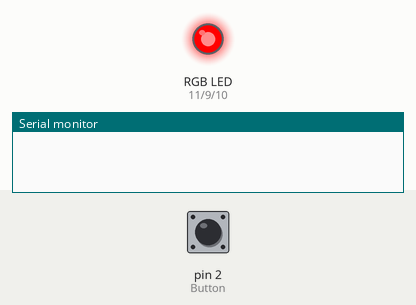
Simulated run of this sketch. Board: Arduino Uno, built with avr-gcc and run on an emulated ATmega328P. Parts: an RGB LED mixed from three pins (HIGH = lit), the last lines printed to the serial monitor. The test bench sets the inputs (shaded band); at power-on: pin 2 (Button) LOW.

Above: at 2.7 s.
2.8 s: pin 2 (Button) pulled HIGH for 0.15 s
At 3.91 s:
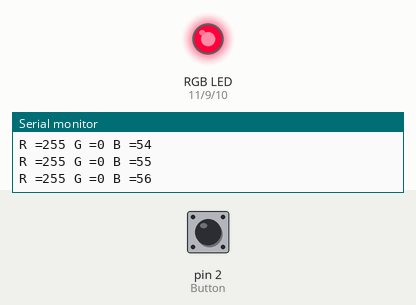
5.8 s: pin 2 (Button) pulled HIGH for 1 s
At 5.8 s:
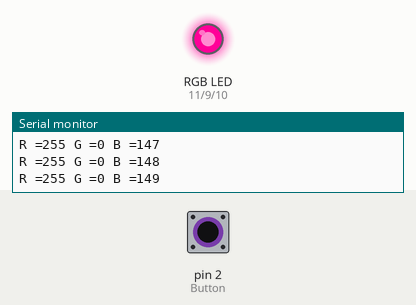
8.3 s: pin 2 (Button) pulled HIGH for 0.15 s
At 9.4 s:
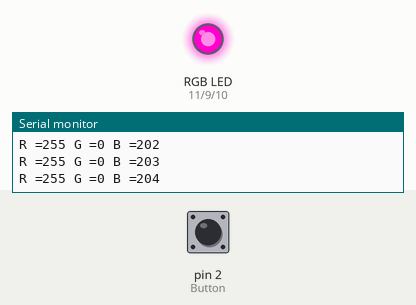
14.4 s: pin 2 (Button) pulsed HIGH 2 times (0.12 s each, 0.3 s apart)
At 16.15 s:
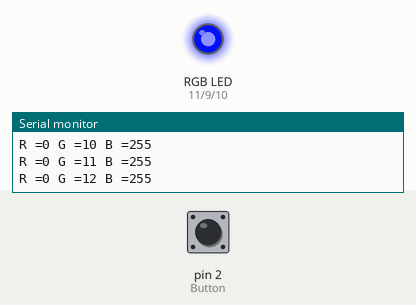
21.0 s: pin 2 (Button) pulled HIGH for 3.2 s
At 21.7 s:
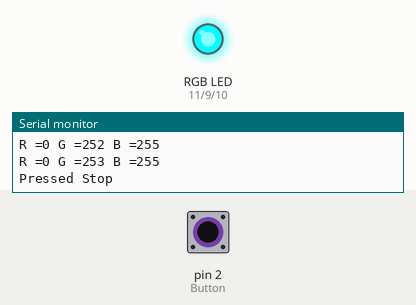
25.7 s: pin 2 (Button) pulled HIGH for 0.15 s
At 27.42 s:
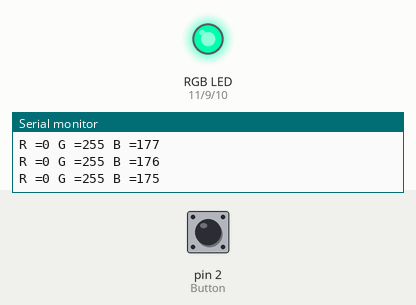
Timing chart, 0 to 32.8 s (numbered marks = the images above; inputs shaded):
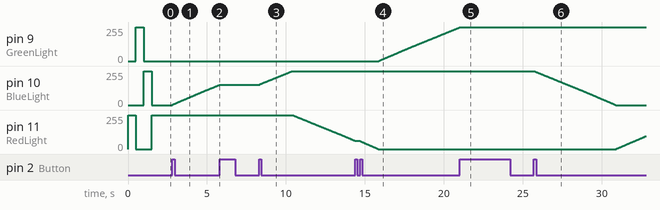

The sketch:

LivingColorThijs.ino
```cpp
//Made by Thijs van Kessel 82405 ic18ao.e
//finished on 30-1-2019

//on witch pins the leds is attached
int GreenLight = 9;
int BlueLight = 10;
int RedLight = 11;

//Color range
int Red = 255;
int Green = 0;
int Blue = 0;

//declaring the button
int Button = 2;
int buttonState = 0;
int val1;
int val2;

//Cycles for the stop and start function
bool StopCycle = true;
bool start = false;

void setup()
{
  pinMode(Button, INPUT);
  pinMode(RedLight, OUTPUT);
  pinMode(BlueLight, OUTPUT);
  pinMode(GreenLight, OUTPUT);
  Serial.begin(9600);
  buttonState = digitalRead(Button);
  StartRGB();
}

void ButtonDebounce()
{
  val1 = digitalRead(Button);
  delay(10);
  val2 = digitalRead(Button);
  if (val1 == val2)
  {
    if (val1 != buttonState)
    {
      if (val1 == HIGH)
      {
        if (StopCycle == true)
        {
          StopCycle = false;
          Serial.println("Pressed Start");
        }
        else if (StopCycle == false)
        {
          StopCycle = true;
          Serial.println("Pressed Stop");
        }
      }
    }
    buttonState = val1;
  }
}

void loop()
{
  ButtonDebounce();
  ColorCycle();

  if (StopCycle == false) {
    Serial.println("R =" + (String)Red + " G =" + (String)Green + " B =" + (String)Blue);
  }
}
void StartRGB()
{
  //Starts the LEDS
  Red = 255;
  Update();

  delay(500);
  //Makes green out of red
  Red = 0;
  Green = 255;
  Update();

  delay(500);
  //Makes blue out of green
  Green = 0;
  Blue = 255;
  Update();

  delay(500);
  //Makes red out of blue
  Blue = 0;
  Red = 255;
  Update();
}

void ColorCycle()
{
  if (StopCycle == false)
  {
    //Red to Blue
    if (Red == 255 && Green == 0 && Blue < 255) {
      Blue = Blue + 1;
    }
    //Fade Red
    else if (Red > 0 && Green == 0 && Blue == 255) {
      Red = Red - 1;
    }
    //Blue to Green
    else if (Red == 0 && Green < 255 && Blue == 255) {
      Green = Green + 1;
    }
    //Fade Blue
    else if (Red == 0 && Green == 255 && Blue > 0) {
      Blue = Blue - 1;
    }
    //Green to Red
    else if (Red < 255 && Green == 255 && Blue == 0) {
      Red = Red + 1;
    }
    //Fade Green
    else if (Red == 255 && Green > 0 && Blue == 0) {
      Green = Green - 1;
    }
    Update();
  }
}

void Update()
{
  //update's the color of the led
  analogWrite(RedLight, Red);
  analogWrite(BlueLight, Blue);
  analogWrite(GreenLight, Green);
}
```

Measured:
- after the input at 2.8 s, pin 10 (BlueLight): moves from 0/255 to 152/255 over 3.0 s, starting at once
- after the input at 5.8 s, pin 10 (BlueLight): stays 152/255 (without the input it goes to 153/255 after 0.02 s); pin 11 (RedLight): stays 255/255 (without the input it goes to 254/255 after 2.2 s)
- after the input at 8.3 s, pin 10 (BlueLight): moves from 152/255 to 255/255 over 2.1 s, starting at once; pin 11 (RedLight): moves from 255/255 to 61/255 over 4.0 s, starting after 2.1 s
- after the input at 14.4 s, pin 10 (BlueLight): stays 255/255 (without the input it goes to 254/255 after 6.4 s)
- after the input at 21.0 s, pin 9 (GreenLight): goes on until 21.0 s, then stays 253/255; pin 10 (BlueLight): stays 255/255 (without the input it goes to 254/255 after 0.06 s)
- after the input at 25.7 s, pin 9 (GreenLight): 253/255 → 255/255 at once; pin 10 (BlueLight): moves from 255/255 to 0/255 over 5.1 s, starting at once; pin 11 (RedLight): moves from 0/255 to 97/255 over 1.9 s, starting after 5.2 s
